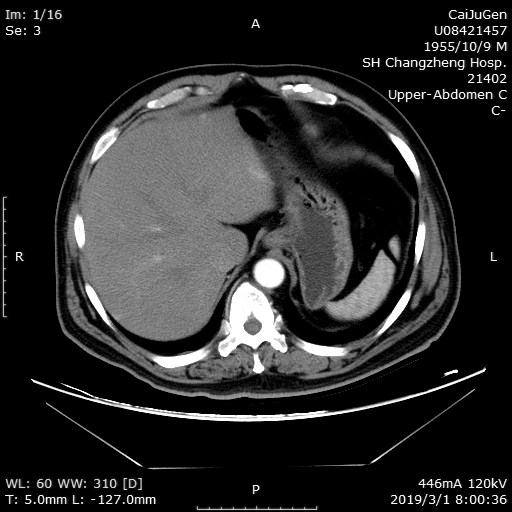
#> input picture data/membrane/test/0.png, 512 x 512 px, found by its file name; its folder holds only this picture in this run
$ python dcm_png.py
#> lines starting #> are read from the running program, lines starting #| are printed output that depends on the picture
import os
import numpy as np
from cv2 import cv2


def dcm_png(path):
    src = cv2.imread(path)  # 读取图像
#> src is the input picture: shape (512, 512, 3); min 0, max 255, mean 42.2
    B = src[:, :, 0]
    G = src[:, :, 1]
    R = src[:, :, 2]

    src_new = np.zeros(src.shape).astype("uint8")
    src_new[:, :, 0] = R
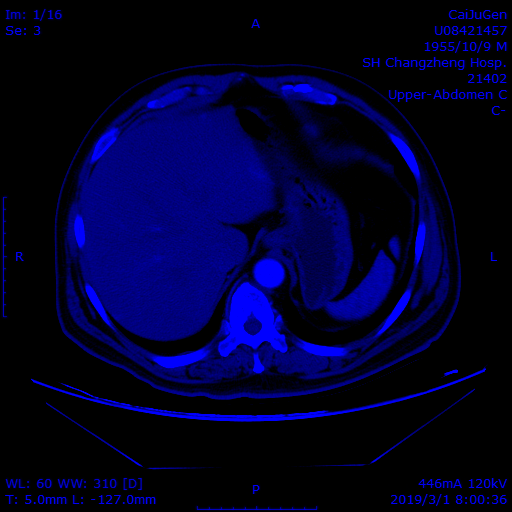
#> src_new: shape (512, 512, 3); mean of channels 0, 1, 2 42.2, 0, 0; drawn as B, G, R
    src_new[:, :, 1] = R
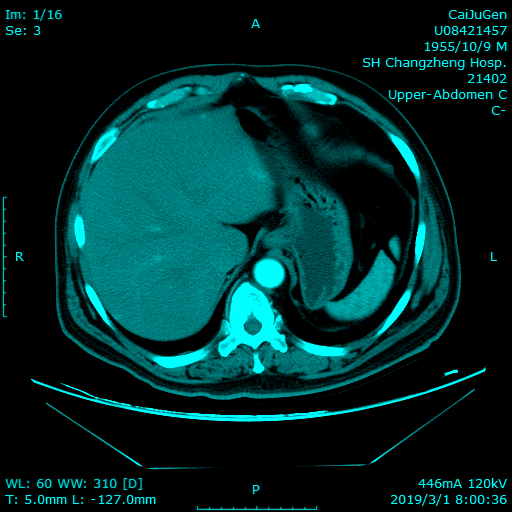
#> src_new: shape (512, 512, 3); mean of channels 0, 1, 2 42.2, 42.2, 0; drawn as B, G, R
    src_new[:, :, 2] = R
    cv2.imwrite(path, src_new)
    print(path)


label = r"C:\Users\Tong\Desktop\unet-CT\data\membrane\test"
file_list = os.listdir(label)  # 获取文件路径

for item in file_list:
    photo_path = os.path.join(os.path.abspath(label), item)
    dcm_png(photo_path)
cv2.waitKey(0)
cv2.destroyAllWindows()

$ run again, on data/membrane/test/11.png
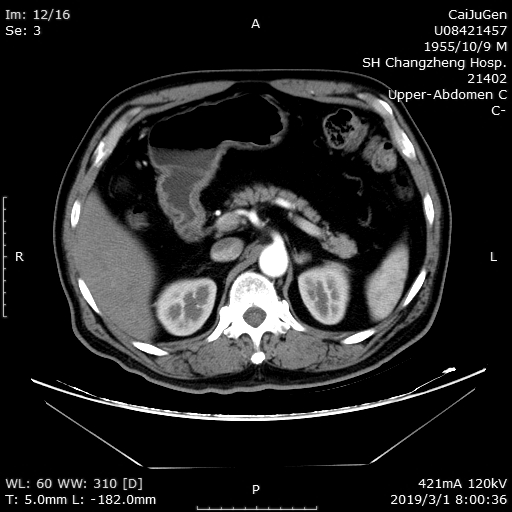
#> input picture data/membrane/test/11.png, 512 x 512 px, found by its file name
#> in dcm_png, src is the input picture: shape (512, 512, 3); min 0, max 255, mean 35.2
#> in dcm_png, `src_new[:, :, 0] = R`:
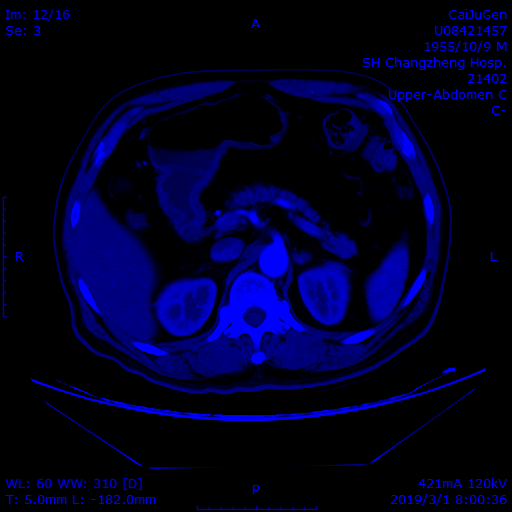
#> src_new: shape (512, 512, 3); mean of channels 0, 1, 2 35.2, 0, 0; drawn as B, G, R
#> in dcm_png, `src_new[:, :, 1] = R`:
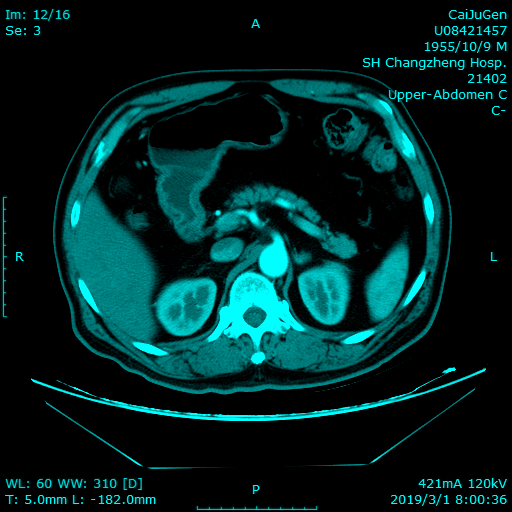
#> src_new: shape (512, 512, 3); mean of channels 0, 1, 2 35.2, 35.2, 0; drawn as B, G, R
